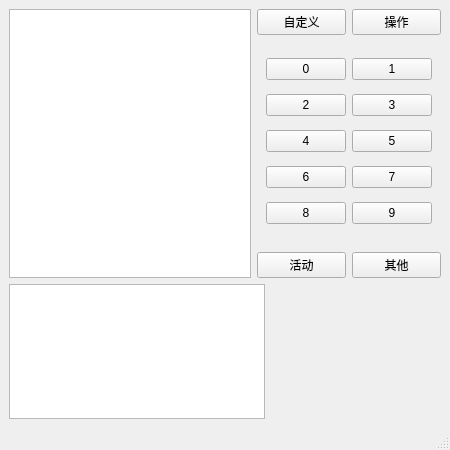
<?xml version="1.0" encoding="UTF-8"?>
<ui version="4.0">
 <class>windowMain</class>
 <widget class="QMainWindow" name="windowMain">
  <property name="geometry">
   <rect>
    <x>0</x>
    <y>0</y>
    <width>450</width>
    <height>450</height>
   </rect>
  </property>
  <property name="minimumSize">
   <size>
    <width>450</width>
    <height>450</height>
   </size>
  </property>
  <property name="windowTitle">
   <string>YGB控制台</string>
  </property>
  <widget class="QWidget" name="centralwidget">
   <layout class="QVBoxLayout" name="verticalLayout" stretch="2,1">
    <item>
     <layout class="QHBoxLayout" name="uBar" stretch="3,0">
      <item>
       <widget class="QListWidget" name="list"/>
      </item>
      <item>
       <layout class="QVBoxLayout" name="action">
        <item>
         <layout class="QHBoxLayout" name="horizontalLayout_3">
          <item>
           <widget class="QPushButton" name="custom_cPage">
            <property name="text">
             <string>自定义</string>
            </property>
           </widget>
          </item>
          <item>
           <widget class="QPushButton" name="action_cPage">
            <property name="text">
             <string>操作</string>
            </property>
           </widget>
          </item>
         </layout>
        </item>
        <item>
         <widget class="QStackedWidget" name="actionPage">
          <property name="maximumSize">
           <size>
            <width>200</width>
            <height>16777215</height>
           </size>
          </property>
          <property name="currentIndex">
           <number>0</number>
          </property>
          <widget class="QWidget" name="custom_page">
           <layout class="QGridLayout" name="gridLayout_2">
            <item row="1" column="1">
             <widget class="QPushButton" name="custom_1">
              <property name="text">
               <string>1</string>
              </property>
             </widget>
            </item>
            <item row="2" column="0">
             <widget class="QPushButton" name="custom_2">
              <property name="text">
               <string>2</string>
              </property>
             </widget>
            </item>
            <item row="3" column="0">
             <widget class="QPushButton" name="custom_4">
              <property name="text">
               <string>4</string>
              </property>
             </widget>
            </item>
            <item row="1" column="0">
             <widget class="QPushButton" name="custom_0">
              <property name="text">
               <string>0</string>
              </property>
             </widget>
            </item>
            <item row="3" column="1">
             <widget class="QPushButton" name="custom_5">
              <property name="text">
               <string>5</string>
              </property>
             </widget>
            </item>
            <item row="4" column="0">
             <widget class="QPushButton" name="custom_6">
              <property name="text">
               <string>6</string>
              </property>
             </widget>
            </item>
            <item row="2" column="1">
             <widget class="QPushButton" name="custom_3">
              <property name="text">
               <string>3</string>
              </property>
             </widget>
            </item>
            <item row="4" column="1">
             <widget class="QPushButton" name="custom_7">
              <property name="text">
               <string>7</string>
              </property>
             </widget>
            </item>
            <item row="5" column="0">
             <widget class="QPushButton" name="custom_8">
              <property name="text">
               <string>8</string>
              </property>
             </widget>
            </item>
            <item row="5" column="1">
             <widget class="QPushButton" name="custom_9">
              <property name="text">
               <string>9</string>
              </property>
             </widget>
            </item>
           </layout>
          </widget>
          <widget class="QWidget" name="action_page">
           <layout class="QGridLayout" name="gridLayout_3">
            <item row="0" column="0">
             <widget class="QPushButton" name="action_remove">
              <property name="text">
               <string>删除</string>
              </property>
             </widget>
            </item>
            <item row="2" column="0">
             <widget class="QPushButton" name="action_save">
              <property name="text">
               <string>保存</string>
              </property>
             </widget>
            </item>
            <item row="0" column="1">
             <widget class="QPushButton" name="action_clear">
              <property name="text">
               <string>清空</string>
              </property>
             </widget>
            </item>
            <item row="1" column="0">
             <widget class="QPushButton" name="action_choseAll">
              <property name="text">
               <string>全选</string>
              </property>
             </widget>
            </item>
            <item row="1" column="1">
             <widget class="QPushButton" name="action_2">
              <property name="text">
               <string>PushButton</string>
              </property>
             </widget>
            </item>
            <item row="2" column="1">
             <widget class="QPushButton" name="action_open">
              <property name="text">
               <string>打开</string>
              </property>
             </widget>
            </item>
           </layout>
          </widget>
          <widget class="QWidget" name="active_page">
           <layout class="QGridLayout" name="gridLayout">
            <item row="1" column="0">
             <widget class="QPushButton" name="active_addV">
              <property name="text">
               <string>添加视频</string>
              </property>
             </widget>
            </item>
            <item row="0" column="1">
             <widget class="QPushButton" name="active_box">
              <property name="text">
               <string>获取</string>
              </property>
             </widget>
            </item>
            <item row="2" column="0">
             <widget class="QPushButton" name="active_video">
              <property name="text">
               <string>视频操作</string>
              </property>
             </widget>
            </item>
            <item row="2" column="1">
             <widget class="QPushButton" name="active_DLV">
              <property name="text">
               <string>下载视频</string>
              </property>
             </widget>
            </item>
            <item row="0" column="0">
             <widget class="QPushButton" name="active_getVideo">
              <property name="text">
               <string>获取视频</string>
              </property>
             </widget>
            </item>
            <item row="1" column="1">
             <widget class="QPushButton" name="pushButton_2">
              <property name="text">
               <string>PushButton</string>
              </property>
             </widget>
            </item>
            <item row="3" column="0">
             <widget class="QPushButton" name="pushButton_3">
              <property name="text">
               <string>PushButton</string>
              </property>
             </widget>
            </item>
            <item row="3" column="1">
             <widget class="QPushButton" name="active_count">
              <property name="text">
               <string>统计</string>
              </property>
             </widget>
            </item>
           </layout>
          </widget>
          <widget class="QWidget" name="other_page">
           <layout class="QGridLayout" name="gridLayout_4">
            <item row="0" column="0">
             <widget class="QPushButton" name="setting">
              <property name="text">
               <string>设置</string>
              </property>
             </widget>
            </item>
            <item row="1" column="0">
             <widget class="QPushButton" name="exit">
              <property name="text">
               <string>退出</string>
              </property>
             </widget>
            </item>
           </layout>
          </widget>
         </widget>
        </item>
        <item>
         <layout class="QHBoxLayout" name="horizontalLayout_4">
          <item>
           <widget class="QPushButton" name="active_cPage">
            <property name="text">
             <string>活动</string>
            </property>
           </widget>
          </item>
          <item>
           <widget class="QPushButton" name="other_cPage">
            <property name="text">
             <string>其他</string>
            </property>
           </widget>
          </item>
         </layout>
        </item>
       </layout>
      </item>
     </layout>
    </item>
    <item>
     <layout class="QHBoxLayout" name="dBar" stretch="3,2">
      <item>
       <widget class="QListWidget" name="info"/>
      </item>
      <item>
       <widget class="QLabel" name="pic">
        <property name="maximumSize">
         <size>
          <width>200</width>
          <height>200</height>
         </size>
        </property>
        <property name="text">
         <string/>
        </property>
       </widget>
      </item>
     </layout>
    </item>
   </layout>
  </widget>
  <widget class="QStatusBar" name="status"/>
 </widget>
 <resources/>
 <connections/>
</ui>
